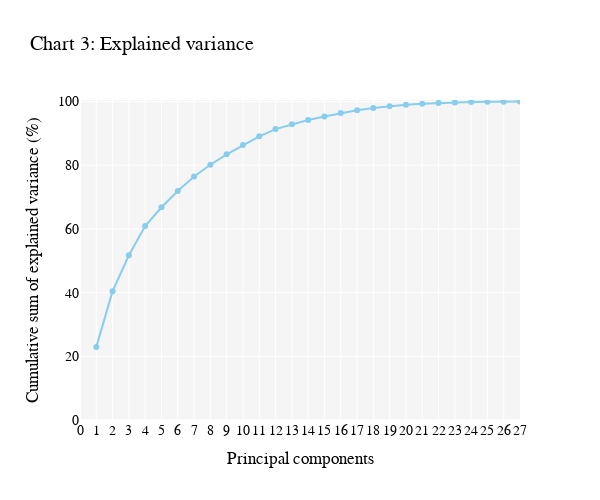

Source (notebook cell):
### Code cell
explained_variance_cumsum = pca.explained_variance_ratio_.cumsum() * 100
component_nr = list(range(1, len(explained_variance_cumsum) + 1))

fig14 = go.Figure(data=go.Scatter(
                            x=component_nr,
                            y=explained_variance_cumsum,
                            mode='lines+markers',
                            marker=dict(color=px.colors.qualitative.Safe[0]),
                            hovertemplate="Up to Component %{x}: %{y:.2f}%",
                            name='Explained variance'
                        )
     )


fig14.update_layout(title='Chart 3: Explained variance', font_family='Montserrat', font_color='black',
                    font_size=14, plot_bgcolor='rgb(245, 245, 245)', yaxis_range=[0, 100.5], xaxis_range=[0, len(explained_variance_cumsum)],
                    width=600, height=500)
fig14.update_xaxes(title="Principal components", tickmode='linear', tick0=1)
fig14.update_yaxes(title="Cumulative sum of explained variance (%)")
fig14.show()

### Figure 1 — Plotly figure (JSON) as saved in the notebook; plotly's stock layout.template omitted (floating-point values rounded to 4 significant figures)
{"data": [{"hovertemplate": "Up to Component %{x}: %{y:.2f}%", "marker": {"color": "rgb(136, 204, 238)"}, "mode": "lines+markers", "name": "Explained variance", "type": "scatter", "x": [1, 2, 3, 4, 5, 6, 7, 8, 9, 10, 11, 12, 13, 14, 15, 16, 17, 18, 19, 20, 21, 22, 23, 24, 25, 26, 27], "y": [22.96, 40.46, 51.72, 60.93, 66.82, 71.9, 76.46, 80.16, 83.43, 86.34, 89.1, 91.37, 92.86, 94.23, 95.33, 96.41, 97.27, 97.96, 98.5, 98.98, 99.31, 99.56, 99.75, 99.84, 99.92, 99.97, 100]}], "layout": {"font": {"color": "black", "family": "Montserrat", "size": 14}, "height": 500, "plot_bgcolor": "rgb(245, 245, 245)", "title": {"text": "Chart 3: Explained variance"}, "width": 600, "xaxis": {"range": [0, 27], "tick0": 1, "tickmode": "linear", "title": {"text": "Principal components"}}, "yaxis": {"range": [0, 100.5], "title": {"text": "Cumulative sum of explained variance (%)"}}}}
